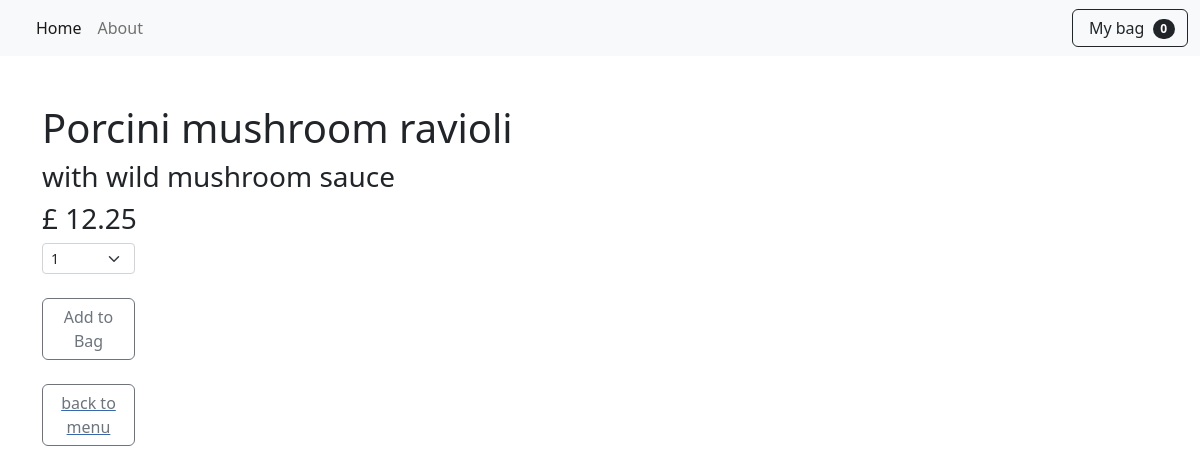
Page /item/10 on the committed database.
### restaurent_menu/models.py (models this page shows, shortened)
class Items(models.Model):
    meal = models.CharField(max_length=1000, unique=True)  # unique since each meal is unique
    description = models.CharField(max_length=2000)
    price = models.DecimalField(max_digits=10, decimal_places=2)
    meal_type = models.CharField(max_length=200, choices=MEAL_TYPE)
    author = models.ForeignKey(User, on_delete=models.PROTECT)
    status = models.IntegerField(choices=STATUS, default=1)
    date_created = models.DateTimeField(auto_now_add=True)
    date_updated = models.DateTimeField(auto_now_add=True)

### restaurent_menu/views.py (the view)
# urls.py: path('item/<int:pk>', views.MenuItemDetail.as_view(), name='menu_item'),
class MenuItemDetail(generic.DetailView):
    model = Items
    template_name = "menu_item_detail.html"

### cart/cart.py (called while the page is built)
    def __len__(self):
        return len(self.cart)

### cart/context_processor.py (called while the page is built)
def cart(request):
    return {'cart': Cart(request)}

### restaurent_menu/templates/menu_item_detail.html (shortened to what this page needs)
{% extends 'base.html'%}
{% block content %}
<div class="container">
        <h1 class="pt-5">{{ items.meal }}</h1>
        <h3>{{ items.description }}</h3>
        <h3>£ {{ items.price }}</h3>
        <div class="col-md-1">
                    <div>
                        <select class="form-select form-select-sm" id="qty-cart">
                            <option value="1">1</option>
                        </select>
                    </div>
        {% if items.status == 1 %}
            <button type="button" value="{{ items.id }}"
                     class="btn btn-outline-secondary mt-4" id="add-cart">Add to Bag</button>
           <a href="{% url 'home' %}"><button
                     class="d-flex btn btn-outline-secondary mt-4">back to menu</button></a>
        {% else %}
            <button type="button" value="{{ items.id }}"
                     class="btn btn-outline-danger mt-4" disabled>Sorry Unavailable</button>
            <a href="{% url 'home' %}"><button type="button"
                     class="d-flex btn btn-outline-secondary mt-4">back to menu</button></a>
        {% endif %}
</div>
{% endblock %}

### rows in the picture
Items: meal "Porcini mushroom ravioli", description "with wild mushroom sauce", price "12.25"

### other values in the picture
{{ cart|length }} "0"
